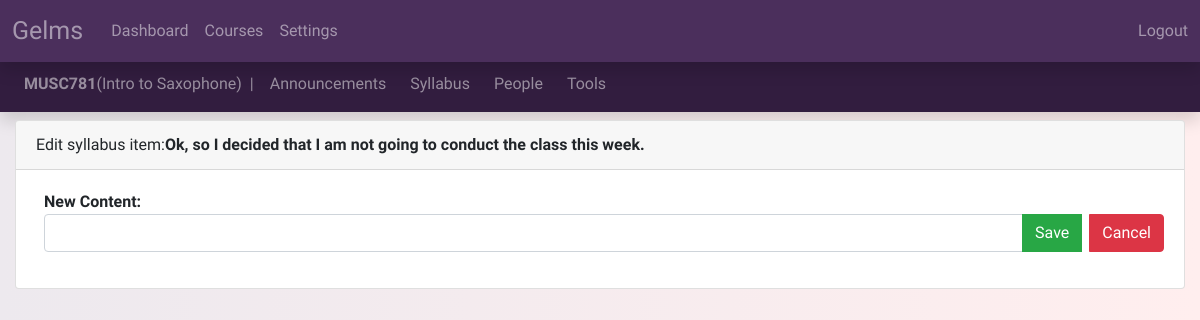
/MUSC781/announcement/6/announcement_edit (signed in), run on the app's committed database.
### courses/models.py (models this page shows, shortened)
class Course(models.Model):
    name = models.CharField(max_length=7, unique=True, help_text='e.g. ENPM613')
    title = models.CharField(max_length=200, help_text='e.g. Software Design and Implementation')
    DOMAIN_CHOICES = (
        ('Art', 'Art'),
        ('Computer Science', 'Computer Science'),
        ('Engineering', 'Engineering'),
        ('History', 'History'),
        ('Literature', 'Literature'),
        ('Math', 'Math'),
        ('Music', 'Music'),
        ('Physics', 'Physics'),
        ('Political Science', 'Political Science'),
        )
    domain = models.CharField(max_length=30, choices=DOMAIN_CHOICES, default='Art')
    students = models.ManyToManyField(CustomUser, related_name='course_students', limit_choices_to={'status': 'Student'}, blank=True)
    graders = models.ManyToManyField(CustomUser, related_name='course_graders', limit_choices_to={'status': 'Grader'}, blank=True)
    teachers = models.ManyToManyField(CustomUser, related_name='course_teachers', limit_choices_to={'status': 'Teacher'}, blank=True)

### announcements/models.py (models this page shows, shortened)
class Announcement(models.Model):
    content = models.CharField(max_length=1000)
    course = models.ForeignKey(Course, related_name='course_announcements', blank=True, on_delete=models.CASCADE)
    publish_date = models.DateTimeField(blank=True,null=True)

### announcements/views.py (the view)
# urls.py: path('<course_name>/announcement/<announcement_id>/announcement_edit',AnnouncementView.announcement_edit,name="announcement_edit"),
    @csrf_exempt
    def announcement_edit(request,course_name,announcement_id):
        if request.method == "POST":
            course = get_object_or_404(Course, name=course_name)
            announcement_edit = get_object_or_404(Announcement, id = announcement_id)
            form = AnnouncementForm(request.POST, instance = announcement_edit)
            if form.is_valid():
                announcement_edit = form.save(commit=False)
                announcement_edit.publish_date = datetime.now()
                announcement_edit.save()
                return redirect("announcements",course_name)
        else:
            form = AnnouncementForm()
        form.fields['content'].widget.attrs = {'class':'form-control'}
        course = get_object_or_404(Course, name=course_name)
        announcement = get_object_or_404(Announcement, id = announcement_id)
        return render(request, 'announcements_edit.html',{'course':course,'announcement':announcement,'form':form})

### announcements/forms.py
class AnnouncementForm(forms.ModelForm):
    class Meta:
        model = Announcement
        fields = ("content",)

### templates/announcements_edit.html (shortened to what this page needs)
{% extends 'base_course.html' %}
{% block content_course %}
<div class="card">
<div class="card-header">
Edit syllabus item:<strong>{{announcement.content}}</strong>
</div>
<div class="card-body">
<form class="ml-2" method="POST">
      <strong>New Content:</strong>
      <div class="input-group">
        {{form.content}}
        <div class="input-group-append">
          <button class="btn btn-success" type="submit">Save</button>
        </div>
        <div class="input-group-append">
          <a class="btn btn-danger ml-2" href="{% url 'announcements' course.name %}">Cancel</a>
        </div>
      </div>
    </form>
  </div>
</div>
{% endblock %}

### templates/base_course.html (shortened to what this page needs)
{% extends 'base_dash.html' %}
{% block content_dash %}
  <div class="mb-2" style="margin-top:56px">
    <nav class="navbar bg-purple-dark navbar-expand-sm navbar-dark shadow">
    <span class="navbar-text ml-2">
    <strong class=>{{course.name}}</strong>({{course.title}})<text class="ml-2">|</text>
     </span>
    <div class="collapse navbar-collapse" id="collapse_target_course">
      <ul class="navbar-nav">
        <li class="nav-item ml-2">
          <a class="nav-link" href="{% url 'announcements' course.name %}">Announcements</a>
        </li>
        <li class="nav-item ml-2">
          <a class="nav-link" href="{% url 'syllabus' course.name %}">Syllabus</a>
        </li>
        <li class="nav-item ml-2">
          <a class="nav-link" href="{% url 'people' course.name %}">People</a>
        </li>
        <li class="nav-item ml-2">
          <a class="nav-link" href="{% url 'tools' course.name %}">Tools</a>
        </li>
      </ul>
      </div>
    </nav>
  </div>
  <div class="container-fluid">
    {% block content_course %}
    {% endblock %}
  </div>
{% endblock %}

### static/styles.css (style rules this page uses)
.base_body_style { background: #FFEEEE; background: -webkit-linear-gradient(to right, rgb(237, 233, 238), #FFEEEE); background: linear-gradient(to right, rgb(237, 233, 238), #FFEEEE); background-size: cover; padding-bottom:20px; font-family: 'Niramit', sans-serif; }
.bg-purple-dark { background-color: rgb(50, 29, 63); }
.navbar .navbar-nav a { transition: color 0.5s ease; }

### data on the page
Course: name "MUSC781", title "Intro to Saxophone"
Announcement: content "Ok, so I decided that I am not going to conduct the class this week."
